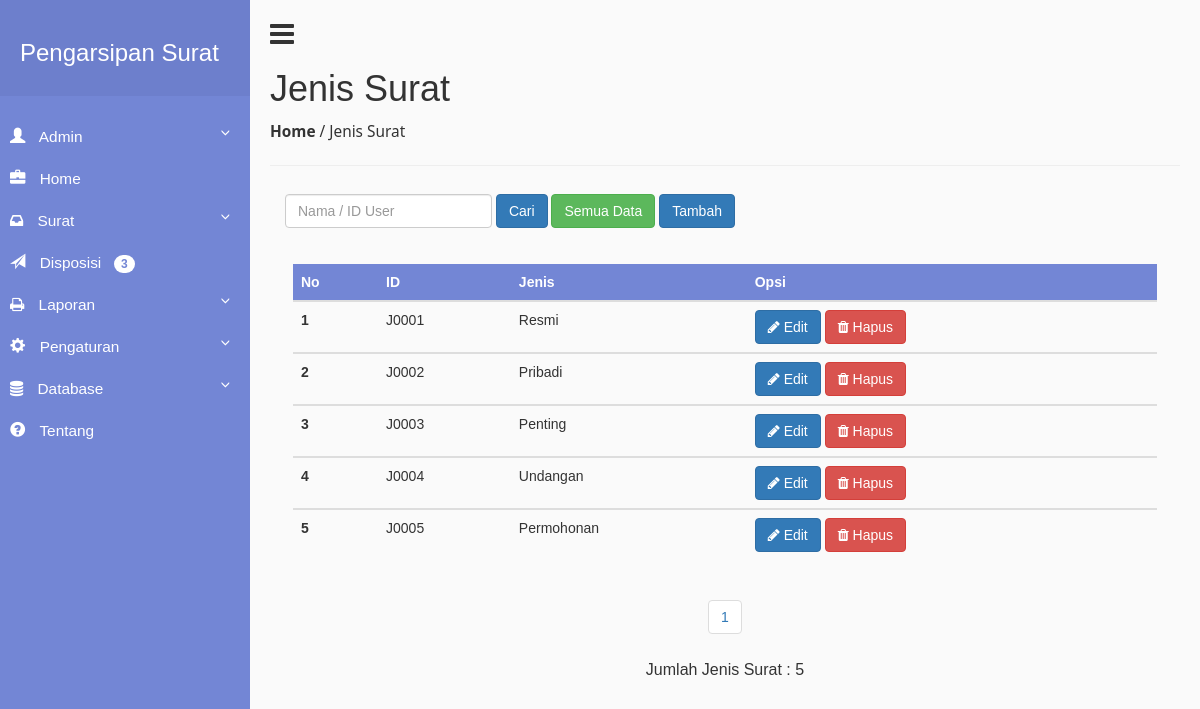
Page /index.php?page=Jenis-Data (signed in) on the committed database.
### tables this page shows
CREATE TABLE `mail_type` (
  `id_mail_type` varchar(10) NOT NULL,
  `type` varchar(32) NOT NULL,
  PRIMARY KEY (`id_mail_type`)
);

### jenis_data.php (the view, shortened to what this page needs)
<h1>Jenis Surat</h1>
<P><a href="?page=Halaman-Utama"><strong>Home</strong></a> / Jenis Surat</P>
<hr>
<?php
  $KeyWord  = isset($_GET['KeyWord']) ? $_GET['KeyWord'] : '';
  $dataCari = isset($_POST['txtCari']) ? $_POST['txtCari'] : $KeyWord;
  if(isset($_POST['btnCari'])){
    if($_POST) {
      $filterSql = "WHERE type LIKE '%$dataCari%'";
    }
  }
  else {
    if($KeyWord){
      $filterSql = "WHERE id'%$dataCari%'";
    }
    else {
      $filterSql = "";
    }
  }
  $baris  = 10;
  $hal  = isset($_GET['hal']) ? $_GET['hal'] : 1;
  $infoSql= "SELECT * FROM mail_type $filterSql";
  $infoQry= mysql_query($infoSql) or die ("error paging: ".mysql_error());
  $jumlah = mysql_num_rows($infoQry);
  $maks = ceil($jumlah/$baris);
  $mulai  = $baris * ($hal-1);
  ?>
<div class="row">
  <div class="col-md-8">
    <form action='?page=Jenis-Data' method="POST" class="navbar-form navbar-left" role="search">
          <div class="form-group">
            <input type='text' placeholder='Nama / ID User' name='txtCari' class='form-control'>
          </div>
          <input type='submit' value='Cari' name="btnCari" class='btn btn-primary'>
          <a href='?page=Jenis-Data' class='btn btn-success' > Semua Data</a>
          <a href="?page=Jenis-Add" name="btnTambah" class="btn btn-primary">Tambah</a>
      </form>
  </div>
</div>
<br>
<div class="row" align="center" style="margin:8px;">
  <div class="col-md-12">
    <table class="table table-hover table-responsive">
      <thead style="background-color:#7386D5;color:#fff;text-align:center;">
        <tr>
          <th scope="col">No</th>
          <th scope="col">ID</th>
          <th scope="col">Jenis</th>
          <th scope="col">Opsi</th>
        </tr>
      </thead>
      <?php
        $query_mysql = mysql_query("select *  FROM mail_type $filterSql order by id_mail_type LIMIT $mulai, $baris") or die(mysql_error());
        $nomor =$mulai;
        while($data = mysql_fetch_array($query_mysql)){
          $nomor++;
      ?>
      <tbody>
        <tr>
          <th scope="row"><?php echo $nomor; ?></th>
          <td><?php echo $data['id_mail_type']; ?></td>
          <td><?php echo $data['type']; ?></td>
          <td><a href="?page=Jenis-Edit&id=<?php echo $data['id_mail_type']; ?>" class="btn btn-primary"><i class="fa fa-pencil fa"></i> Edit</a>&nbsp;<a href="?page=Jenis-Delete&id=<?php echo $data['id_mail_type']; ?>" class="btn btn-danger"><i class="fa fa-trash fa"></i> Hapus</a></td>
        </tr>
      </tbody>
      <?php } ?>
    </table>
    <center>
    <ul class="pagination">
    <?php
           for ($h = 1; $h <= $maks; $h++) {
              echo " <li><a href='?page=User-Data&hal=$h'>$h</a></li> ";
           }
       ?>
      </ul>
    </center>
    <a style="font-size:16px;">Jumlah Jenis Surat : <?php echo $jumlah; ?></a>
  </div>
</div>

### css/style.css (style rules this page uses)
body { font-family: 'Segoe UI Semibold', sans-serif; background: #fafafa; }
p { font-family: 'Segoe UI', sans-serif; font-size: 1.1em; font-weight: 300; line-height: 1.7em; }
a, a:hover, a:focus { color: inherit; text-decoration: none; transition: all 0.3s; }
i, span { display: inline-block; }

### rows in the picture
mail_type: id_mail_type "J0001", type "Resmi"
mail_type: id_mail_type "J0002", type "Pribadi"
mail_type: id_mail_type "J0003", type "Penting"
mail_type: id_mail_type "J0004", type "Undangan"
mail_type: id_mail_type "J0005", type "Permohonan"

### other values in the picture
$_SESSION['username'] "Admin"
$jumlah3 "3"
$jumlah "5"
